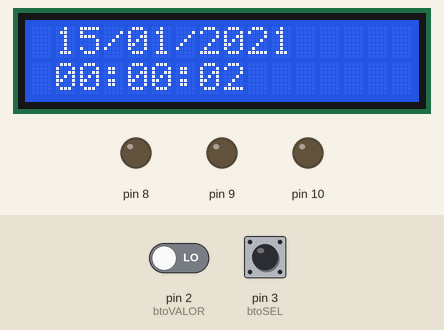
Recording of a sketch running on a simulated Arduino Uno, built with avr-gcc and run on an emulated ATmega328P. Parts: 16×2 character LCD, output pins drawn as LEDs (lit = HIGH). The inputs (shaded band) are chosen by the test bench; at power-on: pin 3 (btoSEL) LOW, pin 2 (btoVALOR) LOW.

Above: at 1.6 s.
1.7 s: pin 3 (btoSEL) driven HIGH
At 2.8 s:
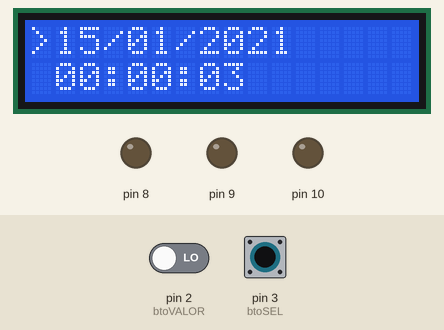
4.7 s: pin 2 (btoVALOR) driven HIGH
At 5.8 s:
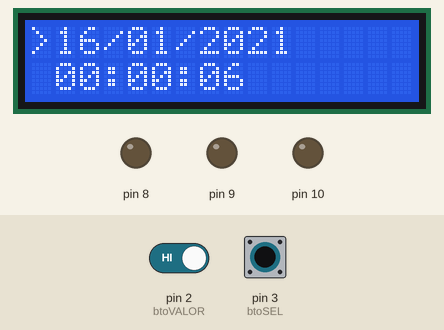
7.5 s: pin 3 (btoSEL) pulsed LOW 5 times (0.12 s each, 0.3 s apart)
At 9.5 s:
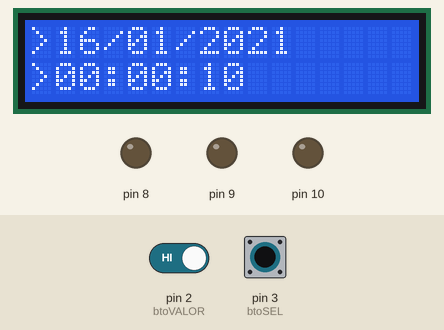
10.5 s: pin 3 (btoSEL) pulsed LOW 2 times (0.12 s each, 0.3 s apart)
At 12.3 s:
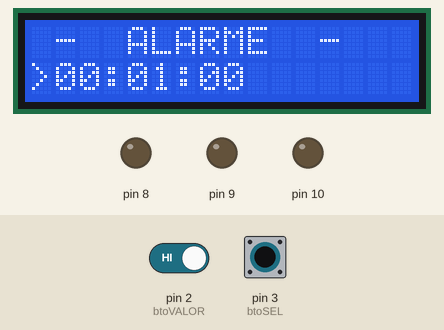
Timing chart, 0 to 13.6 s (numbered marks = the images above; inputs shaded):
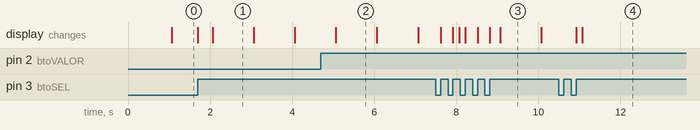

Measured:
- after the input at 1.7 s, the display: first changes at once (image 1 shows a later state)
- after the input at 7.5 s, the display: first changes after 0.12 s (image 3 shows a later state)
- after the input at 10.5 s, the display: first changes after 0.42 s (image 4 shows a later state)
- what the display in image 1 shows lasts 1.0 s, from 2.1 s to 3.1 s

The sketch:

PI-Arduino.ino
```cpp
// Variaveis globais
#include <LiquidCrystal.h>
#define btoSEL 3 // Botao para andar no menu
#define btoVALOR 2 // Botão para dar o ok

LiquidCrystal lcd(12, 11, 5, 4, 1, 0);
//variavel relogio e data
int seg = 0, min = 0, hor = 0, dia = 15, mes=6, ano=2021, bisexto = 0, btoSTATUS = 0;
int selBTO = -1, btoSTATUS2=0;
//Variavel motor
float sinVal;
int toneVal, segA = 0, minA = 1, horA=0, alarme =0, selA=0;
int fotoresistor= A0;

int motor = 10;
int motor1 = 9;
int motor2 = 8;

void setup() {
 lcd.clear();
 lcd.begin(16, 2);
 pinMode(btoSEL, INPUT); //definindo pino como entrada
 pinMode(btoVALOR, INPUT); //definindo pino como entrada

 pinMode(10, OUTPUT);
 pinMode(9, OUTPUT);
 pinMode(8, OUTPUT);
 TCCR1A = 0;
 TCCR1B = 0;
 TCCR1B |= (1<<CS10)|(1 << CS12);
 TCNT1 = 0xC2F6;
 TIMSK1 |= (1 << TOIE1);
  pinMode(10, OUTPUT);
   pinMode(9, OUTPUT);
  pinMode(8, OUTPUT);


 attachInterrupt(digitalPinToInterrupt(btoSEL), menu, RISING); //Interrupção externa para o botão de seleção
 attachInterrupt(digitalPinToInterrupt(btoVALOR), valor, RISING); //Interrupção externa para o botão de alteração de valor
 //Serial.begin(9600);

} //end  setup

void loop() {

  //Serial.println("olas");

  //analogWrite(80,30);
  //analogWrite(motor1,30);
  //digitalWrtie(10,LOW);
 }

ISR(TIMER1_OVF_vect){ //rotina de interrupção por overflow do TIMER1
  TCNT1 = 0xC2F6; // Reinicia contador do TIMER1
  //Conta do relogio
    seg++;// Cada volta adiciona 1 na variavel seg
  if(seg == 60){ min++; seg = 0;} // alterando o minuto sempre que a variavel seg chegar em 60
    if(min == 60){ hor++; min = 0;}// alterando a hora sempre que a variavel mim chegar em 60

  //Alarme
  if(alarme == 1){ //entra no alarme
    lcd.setCursor(0,0);
    lcd.print(" -  ALARME  - ");

    if(horA<10){
      lcd.setCursor(1,1); lcd.print("0");lcd.print(horA);lcd.print(":");} //colocando valor zero na primeira casa do display quando numeros menor que 9
    if(horA >=10){ lcd.setCursor(1,1); lcd.print(horA);lcd.print(":");} // colocando os valores maires que 10

    if(minA<10){
    lcd.setCursor(4,1); lcd.print("0");lcd.print(minA);lcd.print(":");}//colocando valor zero na primeira casa do display quando numeros menor que 9
    if(horA >=10){ lcd.setCursor(4,1); lcd.print(minA);lcd.print(":");}

  if(segA<10){
    lcd.setCursor(7,1); lcd.print("0");lcd.print(segA);} //colocando valor zero na primeira casa do display quando numeros menor que 9
  else{ lcd.setCursor(7,1); lcd.print(segA);}

  }
  else{
  //Relogio display
    if(hor<10){
      lcd.setCursor(1,1); lcd.print("0");lcd.print(hor);lcd.print(":");} //colocando valor zero na primeira casa do display quando numeros menor que 9
    if(hor >=10){ lcd.setCursor(1,1); lcd.print(hor);lcd.print(":");} // colocando os valores maires que 10

    if(min<10){
    lcd.setCursor(4,1); lcd.print("0");lcd.print(min);lcd.print(":");}//colocando valor zero na primeira casa do display quando numeros menor que 9
    if(hor >=10){ lcd.setCursor(4,1); lcd.print(min);lcd.print(":");}

  if(seg<10){
    lcd.setCursor(7,1); lcd.print("0");lcd.print(seg);} //colocando valor zero na primeira casa do display quando numeros menor que 9
  else{ lcd.setCursor(7,1); lcd.print(seg);}

 // Data
    if(ano%4 ==0){bisexto =1;} // Calculo ano bisexto
    if(hor == 24){dia++; hor = 0;} // Alterar o dia depois de 24horas

 if(dia>=1 && dia<=31){if(dia<10){mes=31;lcd.setCursor(1,0); lcd.print("0");lcd.print((dia-1)+1);lcd.print("/");}
              else{lcd.setCursor(1,0); lcd.print((dia-1)+1);lcd.print("/");}
                        lcd.setCursor(4,0);lcd.print("01/");} // Janeiro
 if(dia>=32 && dia<=(59+bisexto)){mes=28+bisexto;if((dia-32+1)<10){lcd.setCursor(1,0);lcd.print("0");lcd.print(dia-32+1);lcd.print("/");}
                    else{lcd.setCursor(1,0);lcd.print(dia-32+1);lcd.print("/");}
                                  lcd.setCursor(4,0);lcd.print("02/");} //Fevereiro
 if(dia>=(60+bisexto) && dia<=(90+bisexto)){mes=31;if((dia-(60+bisexto)+1)<10){lcd.setCursor(1,0);lcd.print("0");lcd.print(dia-(60+bisexto)+1);lcd.print("/");}
                          else{lcd.setCursor(1,0);lcd.print(dia-(60+bisexto)+1);lcd.print("/");}
                        lcd.setCursor(4,0);lcd.print("03/");} //Março
 if(dia>=(91+bisexto) && dia<=(120+bisexto)){mes=30;if((dia-(91+bisexto)+1)<10){lcd.setCursor(1,0);lcd.print("0");lcd.print(dia-(91+bisexto)+1);lcd.print("/");}
                          else{lcd.setCursor(1,0);lcd.print(dia-(91+bisexto)+1);lcd.print("/");}
                        lcd.setCursor(4,0);lcd.print("04/");} //Abril
 if(dia>=(121+bisexto) && dia<=(151+bisexto)){mes=31;if((dia-(121+bisexto)+1)<10){lcd.setCursor(1,0);lcd.print("0");lcd.print(dia-(121+bisexto)+1);lcd.print("/");}
                            else{lcd.setCursor(1,0);lcd.print(dia-(121+bisexto)+1);lcd.print("/");}
                          lcd.setCursor(4,0);lcd.print("05/");} //Maio
 if(dia>=(152+bisexto) && dia<=(181+bisexto)){mes=30;if((dia-(152+bisexto)+1)<10){lcd.setCursor(1,0);lcd.print("0");lcd.print(dia-(152+bisexto)+1);lcd.print("/");}
                              else{lcd.setCursor(1,0);lcd.print(dia-(152+bisexto)+1);lcd.print("/");}
                          lcd.setCursor(4,0);lcd.print("06/");} //Junho
 if(dia>=(182+bisexto) && dia<=(212+bisexto)){mes=31;if((dia-(182+bisexto)+1)<10){lcd.setCursor(1,0);lcd.print("0");lcd.print(dia-(182+bisexto)+1);lcd.print("/");}
                              else{lcd.setCursor(1,0);lcd.print(dia-(182+bisexto)+1);lcd.print("/");}
                          lcd.setCursor(4,0);lcd.print("07/");} //Julho
  if(dia>=(213+bisexto) && dia<=(243+bisexto)){mes=31;if((dia-(213+bisexto)+1)<10){lcd.setCursor(1,0);lcd.print("0");lcd.print(dia-(213+bisexto)+1);lcd.print("/");}
                              else{lcd.setCursor(1,0);lcd.print(dia-(213+bisexto)+1);lcd.print("/");}
                          lcd.setCursor(4,0);lcd.print("08/");} //Agosto
  if(dia>=(244+bisexto) && dia<=(273+bisexto)){mes=30;if((dia-(244+bisexto)+1)<10){lcd.setCursor(1,0);lcd.print("0");lcd.print(dia-(244+bisexto)+1);lcd.print("/");}
                              else{lcd.setCursor(1,0);lcd.print(dia-(244+bisexto)+1);lcd.print("/");}
                          lcd.setCursor(4,0);lcd.print("09/");} //Setembro
  if(dia>=(274+bisexto) && dia<=(304+bisexto)){mes=31;if((dia-(274+bisexto)+1)<10){lcd.setCursor(1,0);lcd.print("0");lcd.print(dia-(274+bisexto)+1);lcd.print("/");}
                              else{lcd.setCursor(1,0);lcd.print(dia-(274+bisexto)+1);lcd.print("/");}
                          lcd.setCursor(4,0);lcd.print("10/");} //Outubro
  if(dia>=(305+bisexto) && dia<=(334+bisexto)){mes=30;if((dia-(305+bisexto)+1)<10){lcd.setCursor(1,0);lcd.print("0");lcd.print(dia-(305+bisexto)+1);lcd.print("/");}
                              else{lcd.setCursor(1,0);lcd.print(dia-(305+bisexto)+1);lcd.print("/");}
                          lcd.setCursor(4,0);lcd.print("11/");} //Novembro
  if(dia>=(335+bisexto) && dia<=(365+bisexto)){mes=31;if((dia-(335+bisexto)+1)<10){lcd.setCursor(1,0);lcd.print("0");lcd.print(dia-(335+bisexto)+1);lcd.print("/");}
                              else{lcd.setCursor(1,0);lcd.print(dia-(335+bisexto)+1);lcd.print("/");}
                          lcd.setCursor(4,0);lcd.print("12/");} //Dezembro

  lcd.setCursor(7,0);
  lcd.print(ano); // Ano

  if(dia == (365+bisexto)){ano++; dia =0;} // adicionando o ano após 365 dias

  if((horA == hor) && (minA == min)){ // Disparar o alarme quando as 2 variaveis de hora e minuto forem iguais
        sinVal = (sin(seg*(3.1416/60)));
      toneVal = 2000+(int(sinVal*1000));
      tone(8, toneVal);}//end sonorizador
  }//end else
}//end ISR

void menu(){ //função para seleção do botão que percorre o relogio
  btoSTATUS = digitalRead(btoSEL);
    if(btoSTATUS == HIGH){
      selBTO++;
      switch (selBTO){
        //case selecionando a data
        case 0: lcd.setCursor(0,0);lcd.print(">");break;
        case 1: lcd.setCursor(3,0);lcd.print(">");break;
        case 2: lcd.setCursor(6,0);lcd.print(">");break;
        //case selecionando relogio
        case 3: lcd.setCursor(0,1);lcd.print(">");break;
        case 4: lcd.setCursor(3,1);lcd.print(">");break;
        case 5: lcd.setCursor(6,1);lcd.print(">");break;
        //case selecionando alarme
        case 6: alarme = 1;lcd.setCursor(0,1);lcd.print(">");break;
        case 7: lcd.setCursor(3,1);lcd.print(">");break;
        case 8: lcd.setCursor(6,1);lcd.print(">");break;
        case 9: alarme = 0;selBTO=-1;break;
      }//end switch
     }//end if
} //end função menu

void valor(){ // função para alterar os valores da data e relogio
   btoSTATUS2 = digitalRead(btoVALOR);
      if(btoSTATUS2 == HIGH){
        switch(selBTO){
          case 0:dia++;break;
          case 1:dia=dia+mes;break;
          case 2:ano++;break;
          case 3:hor++;break;
          case 4:min++;break;
          case 5:seg++;break;
          case 6: horA++;break;
          case 7: minA++;break;
          case 8: segA++;break;
        } //end switch
    }//end if void valor
} // end void valor
```
